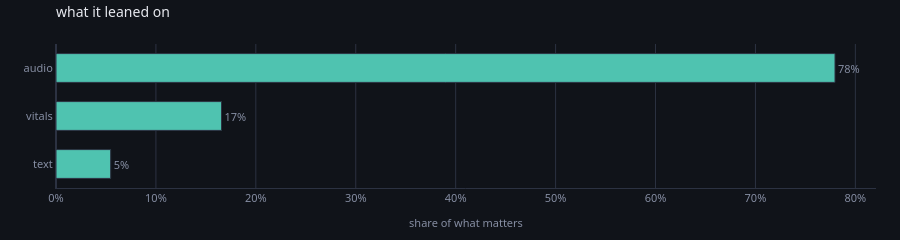

Here is the notebook cell this chart was saved with:
### Code cell
leaned(now)

### Figure 1 — Plotly figure (JSON) as saved in the notebook; plotly's stock layout.template omitted (floating-point values rounded to 4 significant figures)
{"data": [{"cliponaxis": false, "customdata": [["nothing tripped", 0.001851], ["nothing tripped", 0.005604], ["nothing tripped", 0.02637]], "hovertemplate": "<b>%{y}</b><br>%{x:.1%} of what matters<br>the score is %{customdata[1]:.4g} worse without it<br>%{customdata[0]}<extra></extra>", "marker": {"color": ["#4fc3b0", "#4fc3b0", "#4fc3b0"], "line": {"color": "#2c3242", "width": 1}}, "orientation": "h", "text": ["5%", "17%", "78%"], "textfont": {"color": "#868ea3", "size": 11}, "textposition": "outside", "type": "bar", "x": [0.05472, 0.1657, 0.7796], "y": ["text", "vitals", "audio"]}], "layout": {"bargap": 0.4, "font": {"color": "#e7e9ef", "family": "system-ui, -apple-system, Segoe UI, Roboto, sans-serif", "size": 12}, "height": 230, "hoverlabel": {"align": "left", "bgcolor": "#1a1e28", "bordercolor": "#2c3242", "font": {"color": "#e7e9ef", "family": "system-ui, -apple-system, Segoe UI, Roboto, sans-serif"}}, "legend": {"bgcolor": "rgba(0,0,0,0)", "font": {"color": "#868ea3"}, "orientation": "h", "x": 1, "xanchor": "right", "y": 1.02, "yanchor": "bottom"}, "margin": {"b": 44, "l": 56, "r": 24, "t": 44}, "paper_bgcolor": "#101319", "plot_bgcolor": "#101319", "showlegend": false, "title": {"font": {"size": 14}, "text": "what it leaned on", "x": 0, "xanchor": "left", "xref": "paper", "y": 0.97, "yanchor": "top"}, "xaxis": {"gridcolor": "#2c3242", "linecolor": "#2c3242", "tickfont": {"color": "#868ea3", "size": 11}, "tickformat": ".0%", "title": {"font": {"color": "#868ea3", "size": 11}, "text": "share of what matters"}, "zerolinecolor": "#2c3242"}, "yaxis": {"automargin": true, "gridcolor": "#2c3242", "linecolor": "#2c3242", "showgrid": false, "tickfont": {"color": "#868ea3", "size": 11}, "title": {"font": {"color": "#868ea3", "size": 11}}, "zerolinecolor": "#2c3242"}}}
